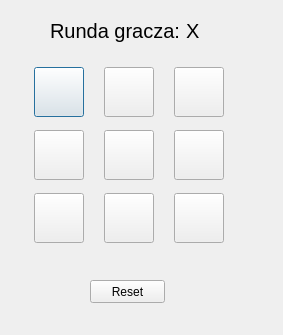
<?xml version="1.0" encoding="UTF-8"?>
<ui version="4.0">
 <class>gra</class>
 <widget class="QDialog" name="gra">
  <property name="geometry">
   <rect>
    <x>0</x>
    <y>0</y>
    <width>283</width>
    <height>335</height>
   </rect>
  </property>
  <property name="windowTitle">
   <string>Dialog</string>
  </property>
  <widget class="QWidget" name="gridLayoutWidget">
   <property name="geometry">
    <rect>
     <x>20</x>
     <y>60</y>
     <width>221</width>
     <height>191</height>
    </rect>
   </property>
   <layout class="QGridLayout" name="gridLayout_2">
    <item row="0" column="0">
     <widget class="QPushButton" name="P1">
      <property name="maximumSize">
       <size>
        <width>50</width>
        <height>50</height>
       </size>
      </property>
      <property name="text">
       <string/>
      </property>
     </widget>
    </item>
    <item row="1" column="1">
     <widget class="QPushButton" name="P5">
      <property name="maximumSize">
       <size>
        <width>50</width>
        <height>50</height>
       </size>
      </property>
      <property name="text">
       <string/>
      </property>
     </widget>
    </item>
    <item row="1" column="2">
     <widget class="QPushButton" name="P6">
      <property name="maximumSize">
       <size>
        <width>50</width>
        <height>50</height>
       </size>
      </property>
      <property name="text">
       <string/>
      </property>
     </widget>
    </item>
    <item row="1" column="0">
     <widget class="QPushButton" name="P4">
      <property name="maximumSize">
       <size>
        <width>50</width>
        <height>50</height>
       </size>
      </property>
      <property name="text">
       <string/>
      </property>
     </widget>
    </item>
    <item row="0" column="1">
     <widget class="QPushButton" name="P2">
      <property name="maximumSize">
       <size>
        <width>50</width>
        <height>50</height>
       </size>
      </property>
      <property name="text">
       <string/>
      </property>
     </widget>
    </item>
    <item row="0" column="2">
     <widget class="QPushButton" name="P3">
      <property name="maximumSize">
       <size>
        <width>50</width>
        <height>50</height>
       </size>
      </property>
      <property name="text">
       <string/>
      </property>
     </widget>
    </item>
    <item row="2" column="0">
     <widget class="QPushButton" name="P7">
      <property name="maximumSize">
       <size>
        <width>50</width>
        <height>50</height>
       </size>
      </property>
      <property name="text">
       <string/>
      </property>
     </widget>
    </item>
    <item row="2" column="1">
     <widget class="QPushButton" name="P8">
      <property name="maximumSize">
       <size>
        <width>50</width>
        <height>50</height>
       </size>
      </property>
      <property name="text">
       <string/>
      </property>
     </widget>
    </item>
    <item row="2" column="2">
     <widget class="QPushButton" name="P9">
      <property name="maximumSize">
       <size>
        <width>50</width>
        <height>50</height>
       </size>
      </property>
      <property name="text">
       <string/>
      </property>
     </widget>
    </item>
   </layout>
  </widget>
  <widget class="QPushButton" name="reset">
   <property name="geometry">
    <rect>
     <x>90</x>
     <y>280</y>
     <width>75</width>
     <height>23</height>
    </rect>
   </property>
   <property name="text">
    <string>Reset</string>
   </property>
  </widget>
  <widget class="QWidget" name="gridLayoutWidget_2">
   <property name="geometry">
    <rect>
     <x>50</x>
     <y>0</y>
     <width>151</width>
     <height>61</height>
    </rect>
   </property>
   <layout class="QGridLayout" name="gridLayout_3">
    <item row="0" column="0">
     <widget class="QLabel" name="label_2">
      <property name="font">
       <font>
        <pointsize>15</pointsize>
       </font>
      </property>
      <property name="text">
       <string>Runda gracza:</string>
      </property>
     </widget>
    </item>
    <item row="0" column="1">
     <widget class="QLabel" name="rundagracza">
      <property name="font">
       <font>
        <pointsize>15</pointsize>
       </font>
      </property>
      <property name="text">
       <string>X</string>
      </property>
     </widget>
    </item>
   </layout>
  </widget>
 </widget>
 <resources/>
 <connections/>
</ui>
